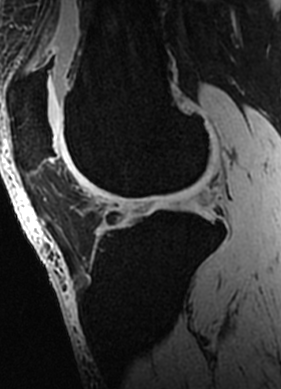
#> input picture assignment 4/Assignment4_data/source.png, 281 x 389 px
$ python main.py
#> lines starting #> are read from the running program, lines starting #| are printed output that depends on the picture; after the words box and inside, x2 and y2 are one past the last pixel; in counts of white or black regions, pixels touching at a corner belong together
import cv2
import numpy as np
from matplotlib import pyplot as plt
from sklearn.neighbors import NearestNeighbors

pt1 =[(153,194),(56,155),(196,114)]
pt2 = [(168, 180),(82,125),(217,100)]

sause = cv2.imread('./Assignment4_data/source.png')
#> sause is the input picture: shape (389, 281, 3); min 3, max 255, mean 52.6
sause_label = cv2.imread('./Assignment4_data/source_label.png')
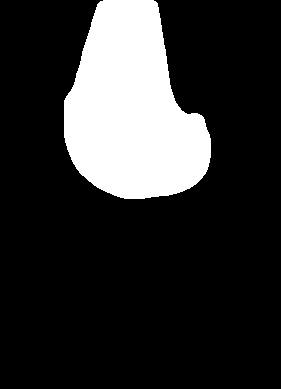
#> input picture assignment 4/Assignment4_data/source_label.png, 281 x 389 px
#> sause_label is the input picture: shape (389, 281, 3); 18.7% white; 1 white region, box (x1, y1, x2, y2) and area: (64, 0, 211, 199) 20492
s_rows, s_cols, s_ch = sause.shape
#> s_rows = 389; s_cols = 281; s_ch = 3
for pt in pt1:
    sause = cv2.circle(sause, pt, radius=3, color=(255, 0, 0), thickness=-1)

target = cv2.imread('./Assignment4_data/target.png')
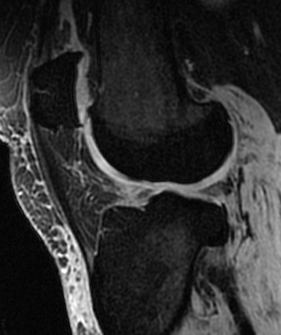
#> input picture assignment 4/Assignment4_data/target.png, 281 x 335 px
#> target is the input picture: shape (335, 281, 3); min 1, max 255, mean 48.5
target_label = cv2.imread('./Assignment4_data/target_label.png')
t_rows, t_cols, t_ch = target.shape
#> t_rows = 335; t_cols = 281; t_ch = 3
for pt in pt2:
    target = cv2.circle(target, pt, radius=3, color=(255, 0, 0), thickness=-1)

pts1 = np.float32([[153, 194],[56,155],[196,114]])

pts2 = np.float32([[168, 180],[82,125],[217,100]])

####### display the dataset #######

fig, axs = plt.subplots(1, 2, constrained_layout=True)
fig.suptitle('Source & Target Image', fontsize=16)
axs[0].imshow(sause)
axs[0].set_title('Source')
axs[1].imshow(target)
axs[1].set_title('Target')

####### obtain affine transform #######
M = cv2.getAffineTransform(pts1, pts2)

####### transfrom source image to target using AFFINE MATRIX #######
dst = cv2.warpAffine(sause, M, (t_cols, t_rows),flags=cv2.INTER_LINEAR)
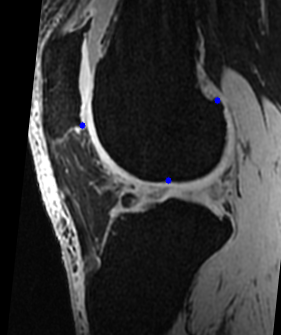
#> dst: shape (335, 281, 3); mean B, G, R 51.9, 51.6, 51.6
fig, axs = plt.subplots(1, 3, constrained_layout=True)

fig.suptitle('Source Image -->> Target Image Transform', fontsize=16)
axs[0].imshow(sause)
axs[0].set_title('Input')

axs[1].imshow(dst)
axs[1].set_title('Transformed')

axs[2].imshow(target)
axs[2].set_title('Target')

####### transfrom source label to target label using AFFINE MATRIX #######
dst = cv2.warpAffine(sause_label, M, (t_cols, t_rows),flags=cv2.INTER_NEAREST)
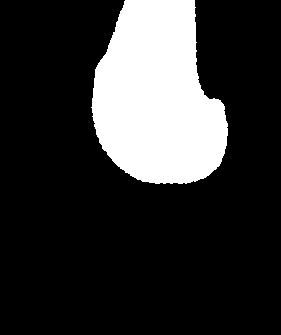
#> dst: shape (335, 281, 3); 20% white; 1 white region, box (x1, y1, x2, y2) and area: (91, 0, 228, 184) 18810
fig, axs = plt.subplots(1, 3, constrained_layout=True)

fig.suptitle('Source Label -->> Target Label Transform', fontsize=16)
axs[0].imshow(sause_label)
axs[0].set_title('Input')

axs[1].imshow(dst)
axs[1].set_title('Transformed')

#> (the run stopped early here; a loop or call above may not have finished)
